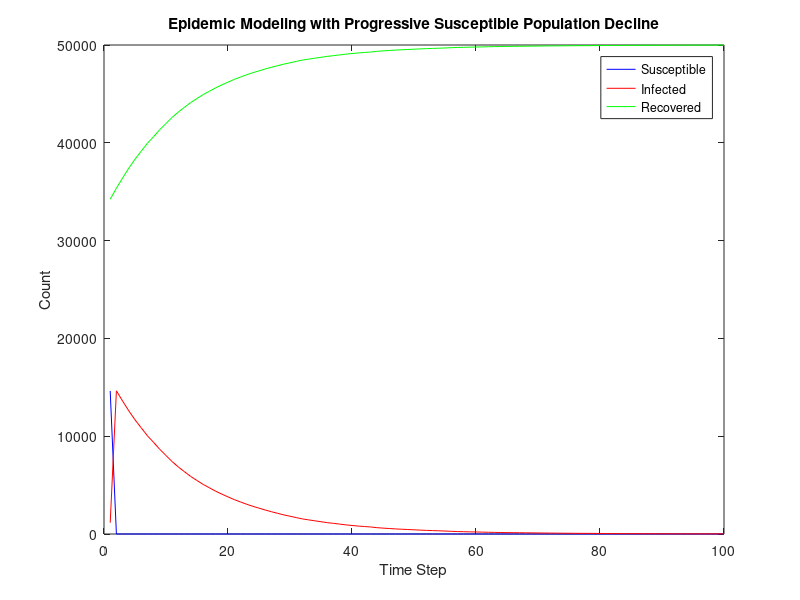

This figure's MATLAB source:
% Enhanced Epidemic Modeling with Progressive Susceptible Population Decline

% Parameters
population_size = 50000;% Adjust to your specific neeeds be warned that it will affect run time
initial_infected = 1;%I want to start with only one infected person. While this could make
%the model run for a long time, this can be adjusted
% Define the number of time steps
time_steps = round(100);% Running the simulation for about 100days.I have initialized 
%my timesteps as daily, meaning i am recording number of infected,recovered
%and susceptible individuals daily.For 100 which is an arbitrary number.
% Defining the vaccination rate and social distancing factor
vaccination_rate = 0.7; %70% of susceptible individuals get vaccinated each time step
social_distancing_factor = 0.5;% Reduces the probability of infection by 50%

% Defining the infection probability
infection_probability = 0.05;% 5% chance of a susceptible individual getting infected each day
%which means there’s a 5% chance of a susceptible individual getting infected each day.
recovery_duration = 14; % The number of days an infected individual takes to fully recover
%i.e 14 

% Initialize health status
health_status = zeros(population_size, 1);%Each element in this array represents the 
%health status of an individual. Since  all values to zero, it implies that everyone 
%is currently healthy (susceptible)
health_status(randperm(population_size, initial_infected)) = 1; % Infected individuals

% Initialize counts
% Initialize the counts
%The codes below are used to keep track of the number of susceptible,
%infected and recovered individuals at each time step.
susceptible_count = zeros(time_steps, 1);
infected_count = zeros(time_steps, 1);
recovered_count = zeros(time_steps, 1);

% simulate through days
for t = 1:time_steps
    % Update health status based on disease transmission rules
    infected_individuals = find(health_status == 1);
    susceptible_individuals = find(health_status == 0);
    for i = 1:length(infected_individuals)
        % Each infected individual can infect susceptible individuals
        susceptible_to_infect = susceptible_individuals(rand(size(susceptible_individuals)) < infection_probability * (1 - social_distancing_factor));
        health_status(susceptible_to_infect) = 1;
    end
    
    % Apply mitigation strategies
    % Vaccination
    susceptible_individuals = find(health_status == 0);
    num_vaccinated = round(vaccination_rate * length(susceptible_individuals));
    health_status(susceptible_individuals(randperm(length(susceptible_individuals), num_vaccinated))) = 2;
    
    % Progressively move infected to recovered after recovery duration
    recovered_individuals = find(health_status == 1);
    for i = 1:length(recovered_individuals)
        if rand < 1 / recovery_duration
            health_status(recovered_individuals(i)) = 2; % Move to recovered state
        end
    end
    
    % Update susceptible count
    susceptible_count(t) = sum(health_status == 0);
    
    % Collect data
    infected_count(t) = sum(health_status == 1);
    recovered_count(t) = sum(health_status == 2);
end

% Plot results
figure;
plot(1:time_steps, susceptible_count, 'b', 1:time_steps, infected_count, 'r', 1:time_steps, recovered_count, 'g');
legend('Susceptible', 'Infected', 'Recovered');
xlabel('Time Step');
ylabel('Count');
title('Epidemic Modeling with Progressive Susceptible Population Decline');


